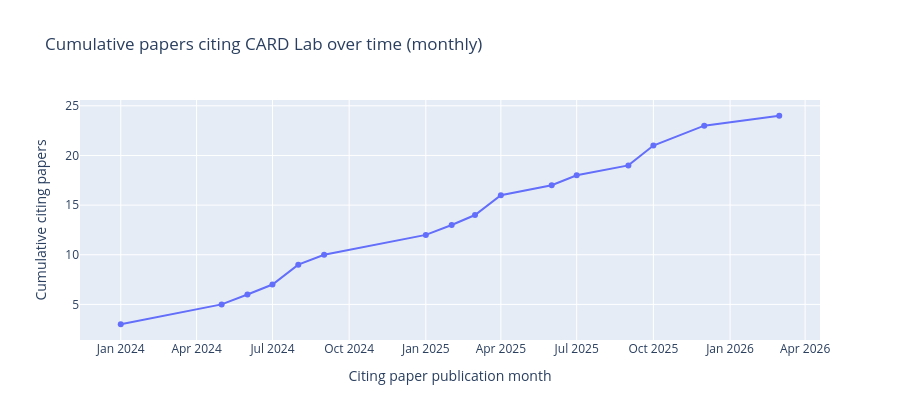

Notebook cell for this chart:
### Markdown cell above
## Papers citing our work

```{=html}
<a href="../files/references_citing_us_map.html" target="_blank">View full screen</a></p>
<div>
      <iframe src="../files/references_citing_us_map.html" height="400px" width="100%"></iframe>
</div>
```
::: {style="font-size: 0.75rem;"}
Created from the CARD Lab Zotero export (`files/zotero-items.json`) using OpenCitations/Crossref data and Chen Liu's [`citation_map`](https://github.com/ChenLiu-1996/CitationMap) tool.
:::

### Code cell
#| echo: false
#| output: true

import time
from pathlib import Path

import pandas as pd
import plotly.express as px
import requests

REFERENCES_CITING_US_PATH = Path("../files/references_citing_us.csv")
CITING_DATE_CACHE_PATH = Path("../files/references_citing_us_citing_paper_dates.csv")
USER_AGENT = "CARD Lab scientometrics (mailto:paytonej@ucmail.uc.edu)"
REQUEST_DELAY_SECONDS = 0.2
CARD_LAB_START_DATE = pd.Timestamp("2022-01-01")


def normalize_doi_value(value):
    if pd.isna(value):
        return None
    doi = str(value).strip().lower()
    doi = doi.replace("https://doi.org/", "").replace("http://doi.org/", "")
    return doi or None


def extract_crossref_year_month(message):
    date_fields = ["published-print", "published-online", "issued", "created"]
    for field in date_fields:
        date_parts = (message.get(field) or {}).get("date-parts") or []
        if not (date_parts and isinstance(date_parts[0], list) and date_parts[0]):
            continue

        parts = date_parts[0]
        year = parts[0] if len(parts) >= 1 else None
        month = parts[1] if len(parts) >= 2 else None

        if isinstance(year, int):
            if not isinstance(month, int) or month < 1 or month > 12:
                month = 1
            return year, month

    return None, None


def fetch_publication_year_month_for_doi(doi, session):
    url = f"https://api.crossref.org/works/{doi}"
    headers = {"User-Agent": USER_AGENT}
    try:
        response = session.get(url, headers=headers, timeout=30)
        response.raise_for_status()
        message = response.json().get("message", {})
        return extract_crossref_year_month(message)
    except Exception as exc:
        print(f"Warning: could not fetch date for {doi}: {exc}")
        return None, None


if not REFERENCES_CITING_US_PATH.exists():
    print(f"Warning: {REFERENCES_CITING_US_PATH} not found.")
else:
    df_citing_refs = pd.read_csv(REFERENCES_CITING_US_PATH)
    if "citing_doi" not in df_citing_refs.columns:
        print("Warning: 'citing_doi' column is missing in references_citing_us.csv.")
    else:
        citing_dois = sorted({
            normalize_doi_value(doi)
            for doi in df_citing_refs["citing_doi"].dropna()
            if normalize_doi_value(doi)
        })

        if not citing_dois:
            print("Warning: no valid citing DOIs found in references_citing_us.csv.")
        else:
            if CITING_DATE_CACHE_PATH.exists():
                try:
                    cached_dates = pd.read_csv(CITING_DATE_CACHE_PATH)
                except Exception:
                    cached_dates = pd.DataFrame(columns=["doi", "publication_year", "publication_month"])
            else:
                cached_dates = pd.DataFrame(columns=["doi", "publication_year", "publication_month"])

            if "doi" not in cached_dates.columns:
                cached_dates["doi"] = pd.Series(dtype="object")
            if "publication_year" not in cached_dates.columns:
                cached_dates["publication_year"] = pd.Series(dtype="float")
            if "publication_month" not in cached_dates.columns:
                cached_dates["publication_month"] = pd.Series(dtype="float")

            cached_dates["doi"] = cached_dates["doi"].map(normalize_doi_value)
            known_dois = set(cached_dates["doi"].dropna().tolist())
            pending_dois = [doi for doi in citing_dois if doi not in known_dois]

            if pending_dois:
                print(f"Fetching publication dates for {len(pending_dois)} DOI(s) from Crossref ...")
                rows = []
                session = requests.Session()
                for idx, doi in enumerate(pending_dois, start=1):
                    year, month = fetch_publication_year_month_for_doi(doi, session)
                    rows.append(
                        {
                            "doi": doi,
                            "publication_year": year,
                            "publication_month": month,
                        }
                    )
                    if idx % 25 == 0:
                        print(f"  Crossref progress: {idx}/{len(pending_dois)}")
                    time.sleep(REQUEST_DELAY_SECONDS)

                df_new = pd.DataFrame(rows)
                cached_dates = pd.concat([cached_dates, df_new], ignore_index=True)
                cached_dates = cached_dates.drop_duplicates(subset=["doi"], keep="last")
                cached_dates.to_csv(CITING_DATE_CACHE_PATH, index=False)
                print(f"Saved DOI-date cache to {CITING_DATE_CACHE_PATH}")

            doi_dates = cached_dates[cached_dates["doi"].isin(citing_dois)].copy()
            doi_dates["publication_year"] = pd.to_numeric(doi_dates["publication_year"], errors="coerce")
            doi_dates["publication_month"] = pd.to_numeric(doi_dates["publication_month"], errors="coerce")
            doi_dates = doi_dates[doi_dates["publication_year"].notna()].copy()

            doi_dates["publication_year"] = doi_dates["publication_year"].astype(int)
            doi_dates["publication_month"] = doi_dates["publication_month"].fillna(1).astype(int).clip(1, 12)
            doi_dates["publication_date"] = pd.to_datetime(
                dict(
                    year=doi_dates["publication_year"],
                    month=doi_dates["publication_month"],
                    day=1,
                ),
                errors="coerce",
            )

            doi_dates = doi_dates[doi_dates["publication_date"].notna()].copy()
            doi_dates = doi_dates[doi_dates["publication_date"] >= CARD_LAB_START_DATE].copy()

            if doi_dates.empty:
                print("Warning: no citing-paper publication dates found for 2022+.")
            else:
                monthly_counts = (
                    doi_dates.assign(month=doi_dates["publication_date"].dt.to_period("M").dt.to_timestamp())
                    .groupby("month")["doi"]
                    .nunique()
                    .rename("citing_papers")
                    .reset_index()
                    .sort_values("month")
                    .reset_index(drop=True)
                )
                monthly_counts["cumulative_citing_papers"] = monthly_counts["citing_papers"].cumsum()

                fig = px.line(
                    monthly_counts,
                    x="month",
                    y="cumulative_citing_papers",
                    markers=True,
                    title="Cumulative papers citing CARD lab over time",
                    labels={
                        "month": "Citing paper publication month",
                        "cumulative_citing_papers": "Cumulative citing papers",
                    },
                )
                fig.update_layout(height=420)
                fig.show()

### Figure 1 — Plotly figure (JSON) as saved in the notebook; plotly's stock layout.template omitted (floating-point values rounded to 4 significant figures)
{"data": [{"hovertemplate": "Citing paper publication month=%{x}<br>Cumulative citing papers=%{y}<extra></extra>", "legendgroup": "", "line": {"color": "#636efa", "dash": "solid"}, "marker": {"symbol": "circle"}, "mode": "lines+markers", "name": "", "orientation": "v", "showlegend": false, "type": "scatter", "x": ["2024-01-01T00:00:00.000000000", "2024-05-01T00:00:00.000000000", "2024-06-01T00:00:00.000000000", "2024-07-01T00:00:00.000000000", "2024-08-01T00:00:00.000000000", "2024-09-01T00:00:00.000000000", "2025-01-01T00:00:00.000000000", "2025-02-01T00:00:00.000000000", "2025-03-01T00:00:00.000000000", "2025-04-01T00:00:00.000000000", "2025-06-01T00:00:00.000000000", "2025-07-01T00:00:00.000000000", "2025-09-01T00:00:00.000000000", "2025-10-01T00:00:00.000000000", "2025-12-01T00:00:00.000000000", "2026-03-01T00:00:00.000000000"], "xaxis": "x", "y": [3, 5, 6, 7, 9, 10, 12, 13, 14, 16, 17, 18, 19, 21, 23, 24], "yaxis": "y"}], "layout": {"height": 420, "legend": {"tracegroupgap": 0}, "title": {"text": "Cumulative papers citing CARD Lab over time (monthly)"}, "xaxis": {"anchor": "y", "domain": [0, 1], "title": {"text": "Citing paper publication month"}}, "yaxis": {"anchor": "x", "domain": [0, 1], "title": {"text": "Cumulative citing papers"}}}}
